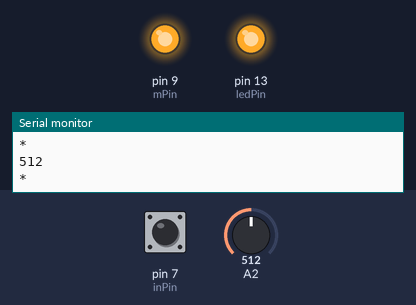
The sketch below on a simulated Arduino Uno, built with avr-gcc and run on an emulated ATmega328P. Shown: output pins drawn as LEDs (lit = HIGH), the last lines printed to the serial monitor. Inputs (shaded band) come from the test bench; at power-on: pin 7 (inPin) HIGH, A2 = 512.

Above: at 1.2 s.
1.3 s: pin 7 (inPin) pulled LOW for 0.15 s
At 1.47 s:
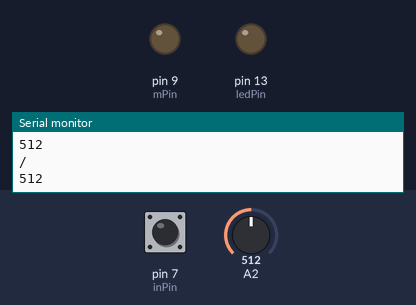
3.0 s: pin 7 (inPin) pulled LOW for 3.2 s
At 6.6 s:
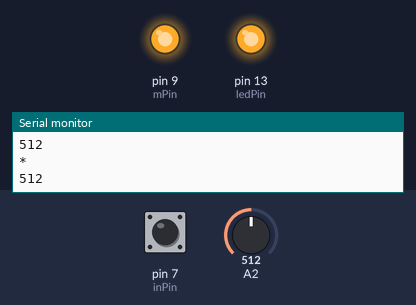
Timing chart, 0 to 8.1 s (numbered marks = the images above; inputs shaded):
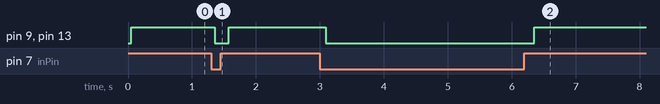

The sketch:

sketch_gunLed.ino
```cpp
/* Basic Digital Read
 * ------------------
 *
 * turns on and off a light emitting diode(LED) connected to digital
 * pin 13, when pressing a pushbutton attached to pin 7. It illustrates the
 * concept of Active-Low, which consists in connecting buttons using a
 * 1K to 10K pull-up resistor.
 *
 * Created 1 December 2005
 * copyleft 2005 DojoDave <http://www.0j0.org>
 * http://arduino.berlios.de
 *
 */

const int ledPin = 13; // choose the pin for the LED
const int inPin = 7;
const int mPin=9;// choose the input pin (for a pushbutton)
int val = 0;     // variable for reading the pin status

void setup() {
  Serial.begin(9600);

  pinMode(ledPin, OUTPUT);  // declare LED as output
  pinMode(inPin, INPUT);
  pinMode(mPin, OUTPUT);// declare pushbutton as input

  digitalWrite(inPin,HIGH);
}


void loop(){
  if(digitalRead(inPin)==LOW)
  {
    Serial.println("/");
    Serial.flush();
    delay(50);
    digitalWrite(ledPin,LOW);
    digitalWrite(mPin,LOW);
  }

  else if(digitalRead(inPin)==HIGH)
  {
    Serial.println("*");
    Serial.flush();
    delay(50);
    digitalWrite(ledPin,HIGH);
    digitalWrite(mPin,HIGH);
  }


  int sensorValue = analogRead(A2);
   // print out the value you read:
   //sensorValue= sensorValue -511;
   Serial.println(sensorValue);
   Serial.flush();
   delay(50);
   //delay(1);


}
```

Measured:
- after the input at 1.3 s, pin 9 (mPin), pin 13 (ledPin): HIGH → LOW after 0.06 s, → HIGH 0.22 s later
- after the input at 3.0 s, pin 9 (mPin), pin 13 (ledPin): HIGH → LOW after 0.09 s, → HIGH 3.3 s later
